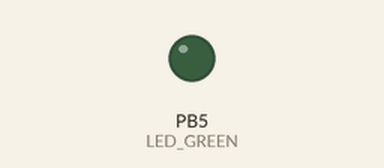
Recording of a program running on a simulated ATmega328P, built with avr-gcc and emulated at 16 MHz. Shown: output pins drawn as LEDs (lit = HIGH).

Above: at 1.0 s.
At 18.6 s:
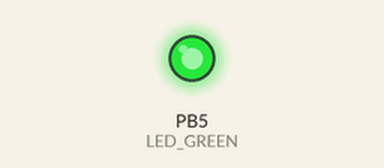
Timing chart, 0 to 21.0 s (numbered marks = the images above):
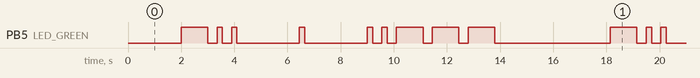

Measured:
- by itself, PB5 (LED_GREEN): repeats every 16.2 s: 2 × (LOW 0.35 s, HIGH 0.20 s), 2 × (LOW 2.4 s, HIGH 0.20 s), LOW 0.35 s, HIGH 0.20 s, 3 × (LOW 0.35 s, HIGH 1.0 s), LOW 4.4 s, HIGH 1.0 s
- by itself, everything shown: repeats every 16.2 s, in 18 steps

The program:

main.c
```c
// (licence header left out)
/* Defines -----------------------------------------------------------*/
/* The preprocessor will process directives that are inserted into the C
 * source code. These directives allow additional actions to be taken on
 * the C source code before it is compiled into object code. Directives
 * are not part of the C language itself.
 *
 * Preprocessor directives begin with a pound (#) symbol and may have
 * several arguments. Do NOT put a semicolon character at the end of
 * directives. This is a common mistake.
 */
/* _.. . ..___ */
#define LED_GREEN   PB5 // AVR pin where green LED is connected
#define SHORT_DELAY 350 // Delay in milliseconds
#define LONG_DELAY 2000
#define DOT 200
#define DASH 1000
#ifndef F_CPU           // Preprocessor directive allows for conditional
                        // compilation. The #ifndef means "if not defined".
# define F_CPU 16000000 // CPU frequency in Hz required for delay
#endif                  // The #ifndef directive must be closed by #endif

/* Includes ----------------------------------------------------------*/
/* Include another C language file into the current file at the location
 * of the #include statement prior to compiling the source code.
 */
#include <util/delay.h> // Functions for busy-wait delay loops
#include <avr/io.h>     // AVR device-specific IO definitions

/* Function definitions ----------------------------------------------*/
/**********************************************************************
 * Function: Main function where the program execution begins
 * Purpose:  Toggle one LED and use delay library.
 * Returns:  none
 **********************************************************************/
int dot(void)
{
    PORTB = PORTB ^ (1<<LED_GREEN);
    _delay_ms(DOT);
    PORTB = PORTB ^ (1<<LED_GREEN);
    _delay_ms(SHORT_DELAY);
    return 0;
}

int dash(void)
{
    PORTB = PORTB ^ (1<<LED_GREEN); //on
    _delay_ms(DASH);
    PORTB = PORTB ^ (1<<LED_GREEN);
    _delay_ms(SHORT_DELAY);
    return 0;
}

int l_break(void)
{
    _delay_ms(LONG_DELAY);
    return 0;
}

int main(void)
{
    // Set pin as output in Data Direction Register
    // DDRB = DDRB or 0010 0000
    DDRB = DDRB | (1<<LED_GREEN);

    // Set pin LOW in Data Register (LED off)
    // PORTB = PORTB and 1101 1111
    PORTB = PORTB & ~(1<<LED_GREEN);

    // Infinite loop
    while (1)
    {
        l_break();
        dash();
        dot();
        dot();
        l_break();
        dot();
        l_break();
        dot();
        dot();
        dash();
        dash();
        dash();
        l_break();
    }

    // Will never reach this
    return 0;
}
```
